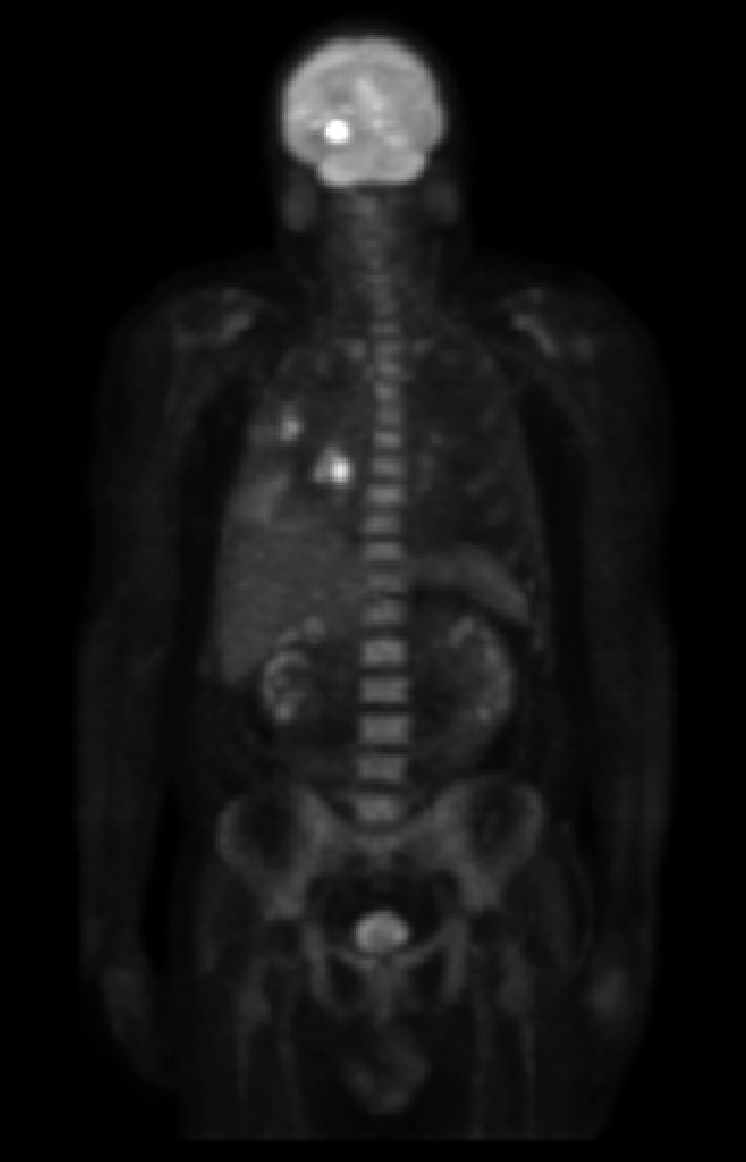
#> input picture 3.python_cv2_basis/3_image_anlysis/class1/img/pic06.tif, 746 x 1162 px, found by its file name
$ python pic06.py
#> lines starting #> are read from the running program, lines starting #| are printed output that depends on the picture; after the words box and inside, x2 and y2 are one past the last pixel; in counts of white or black regions, pixels touching at a corner belong together
import cv2 as cv
import matplotlib.pyplot as plt
import numpy as np

def adjust_highlights_claahe(image , clip_limit = 2.0 , grid_size = (8,8)):
    lab = cv.cvtColor(image , cv.COLOR_BGR2LAB)
    l , a , b = cv.split(lab)
    clahe = cv.createCLAHE(clipLimit=clip_limit, tileGridSize=grid_size)
    l_clahe = clahe.apply(l)
    lab_clahe = cv.merge([l_clahe, a, b])
    return cv.cvtColor(lab_clahe, cv.COLOR_LAB2BGR)

# [4 lines of commented-out code are left out]

img = cv.imread('class1\img\pic06.tif')
#> img is the input picture: shape (1162, 746, 3); min 0, max 255, mean 19.4

Threshold = 120
reduce_factor = 0.4

img_hsv = cv.cvtColor(img , cv.COLOR_BGR2HSV)
#> img_hsv: shape (1162, 746, 3); mean H, S, V 0, 0, 19.4
h , s , v = cv.split(img_hsv)
#> h: shape (1162, 746); every value is 0
mask = v > Threshold
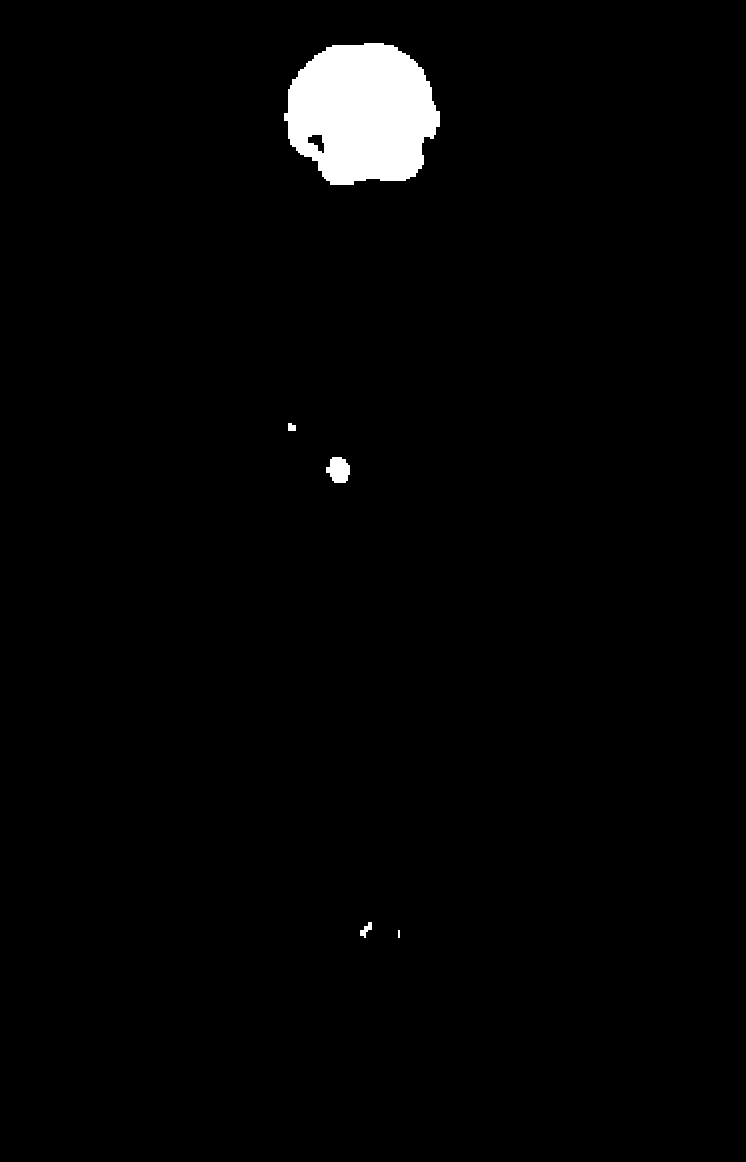
#> mask: shape (1162, 746) bool; 2% white; 5 white regions (1 under 20 px), largest, box (x1, y1, x2, y2) and area: (284, 43, 440, 185) 16936, (326, 457, 350, 483) 468, (360, 922, 372, 938) 92, (288, 423, 296, 431) 56
v_reduce = np.where(mask , v * reduce_factor , v).astype(np.uint8)

hsv_reduced = cv.merge([h , s , v_reduce])
#> hsv_reduced: shape (1162, 746, 3); mean H, S, V 0, 0, 17.5
enhanced1 = cv.cvtColor(hsv_reduced , cv.COLOR_HSV2BGR)

enhanced2 =  adjust_highlights_claahe(img , clip_limit=5.0)
#> in adjust_highlights_claahe, `lab = cv.cvtColor(image , cv.COLOR_BGR2LAB)`: lab: shape (1162, 746, 3); mean of channels 0, 1, 2 18.7, 128, 128
#> in adjust_highlights_claahe, `l , a , b = cv.split(lab)`: a: shape (1162, 746); every value is 128
#> in adjust_highlights_claahe, `l_clahe = clahe.apply(l)`:
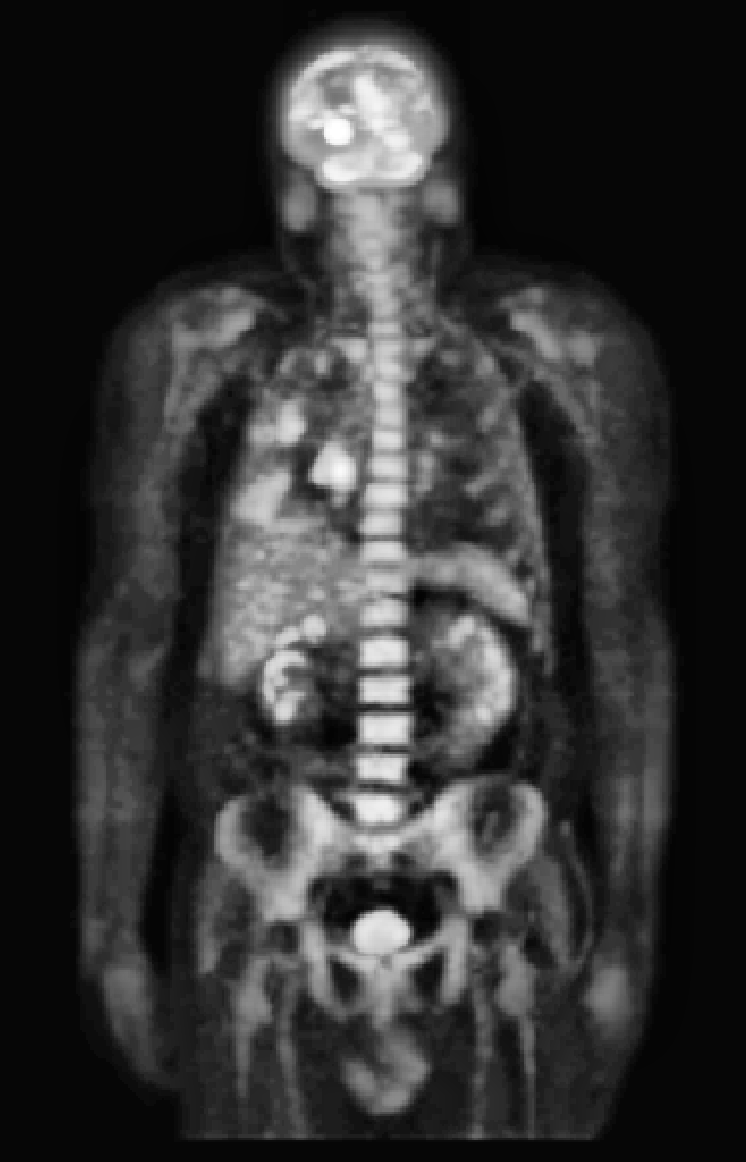
#> l_clahe: shape (1162, 746); min 2, max 255, mean 49.8
#> in adjust_highlights_claahe, `lab_clahe = cv.merge([l_clahe, a, b])`: lab_clahe: shape (1162, 746, 3); mean of channels 0, 1, 2 49.8, 128, 128

plt.subplot(1 , 3 , 1)
plt.imshow(img , cmap='gray')
plt.title('before')
plt.axis('off')

plt.subplot(1 , 3 , 2)
plt.imshow(enhanced1 , cmap='gray')
plt.title('after_first')
plt.axis('off')

plt.subplot(1 , 3 , 3)
plt.imshow(enhanced2 , cmap='gray')
plt.title('after_second')
plt.axis('off')

plt.tight_layout()
plt.show()
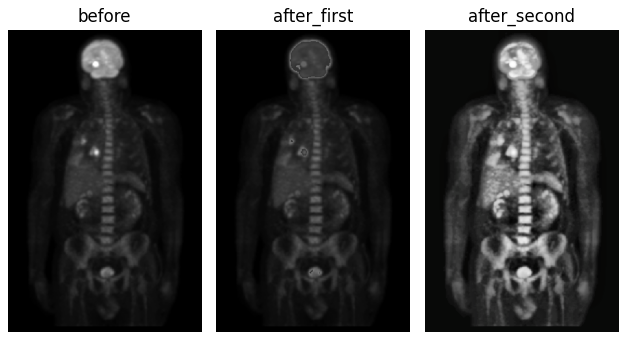
#> figure drawn by matplotlib, 3 panels; B, G, R data is drawn as R, G, B

$ run again, with 3.python_cv2_basis/3_image_anlysis/class1/img/pic02.tif copied over 3.python_cv2_basis/3_image_anlysis/class1/img/pic06.tif
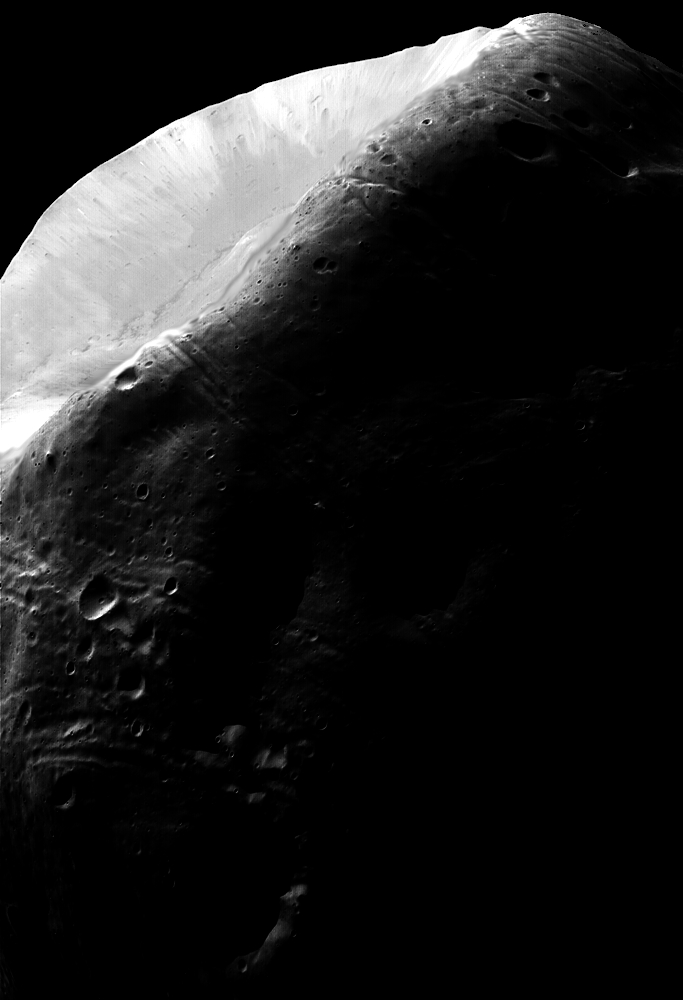
#> input picture 3.python_cv2_basis/3_image_anlysis/class1/img/pic02.tif, 683 x 1000 px, found by its file name
#> img is the input picture: shape (1000, 683, 3); min 0, max 255, mean 31.7
#> img_hsv: shape (1000, 683, 3); mean H, S, V 0, 0, 31.7
#> h: shape (1000, 683); every value is 0
#> `mask = v > Threshold`:
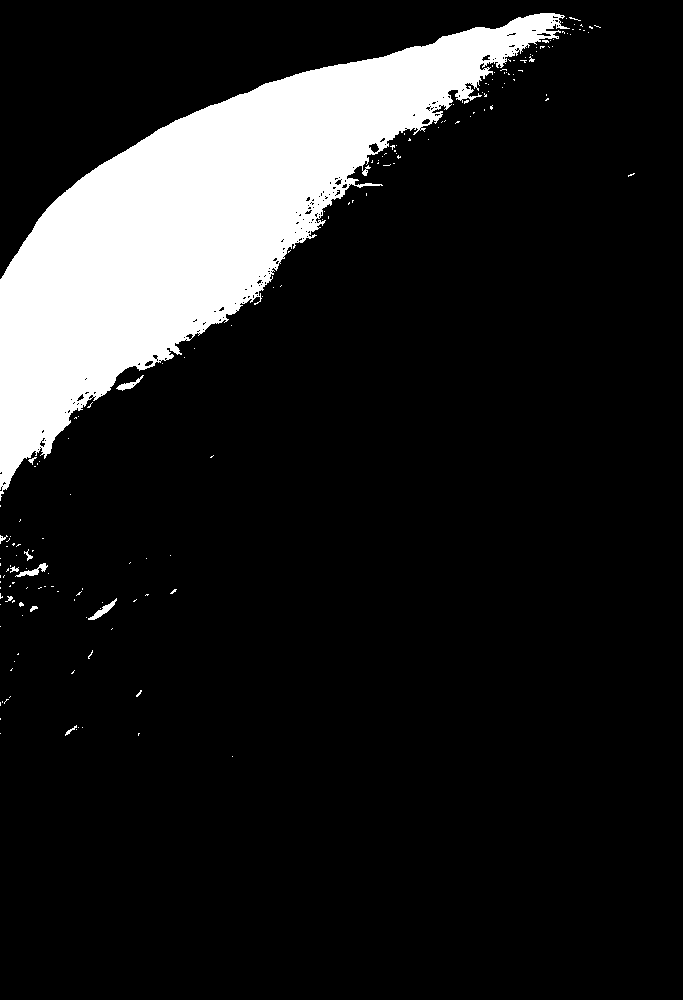
#> mask: shape (1000, 683) bool; 12.8% white; 171 white regions (160 under 20 px), largest, box (x1, y1, x2, y2) and area: (0, 13, 570, 501) 86178, (88, 598, 117, 620) 165, (15, 563, 48, 577) 153
#> hsv_reduced: shape (1000, 683, 3); mean H, S, V 0, 0, 15.9
#> lab: shape (1000, 683, 3); mean of channels 0, 1, 2 32.2, 128, 128
#> a: shape (1000, 683); every value is 128
#> lab_clahe: shape (1000, 683, 3); mean of channels 0, 1, 2 39.6, 128, 128
#> `plt.show()`:
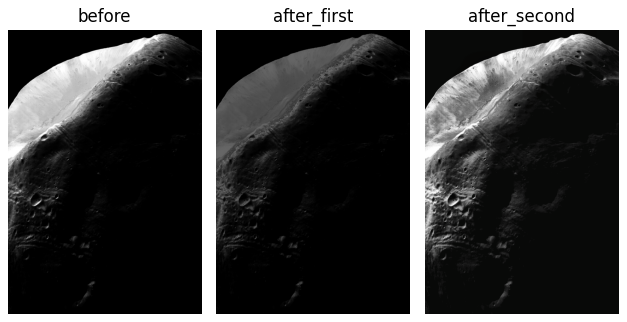
#> figure drawn by matplotlib, 3 panels; B, G, R data is drawn as R, G, B

$ run again, with 3.python_cv2_basis/3_image_anlysis/class1/img/pic03.tif copied over 3.python_cv2_basis/3_image_anlysis/class1/img/pic06.tif
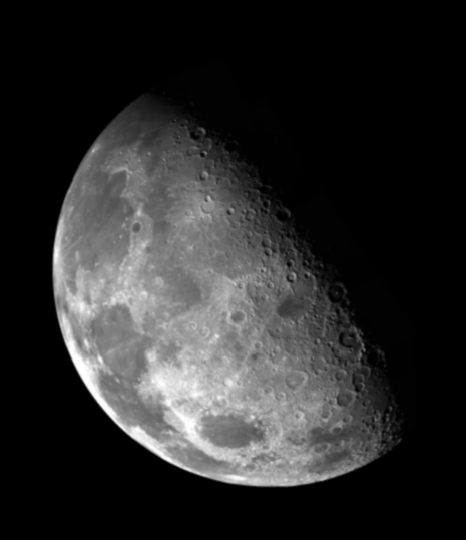
#> input picture 3.python_cv2_basis/3_image_anlysis/class1/img/pic03.tif, 466 x 540 px, found by its file name
#> img is the input picture: shape (540, 466, 3); min 0, max 254, mean 42.7
#> img_hsv: shape (540, 466, 3); mean H, S, V 0, 0, 42.7
#> h: shape (540, 466); every value is 0
#> `mask = v > Threshold`:
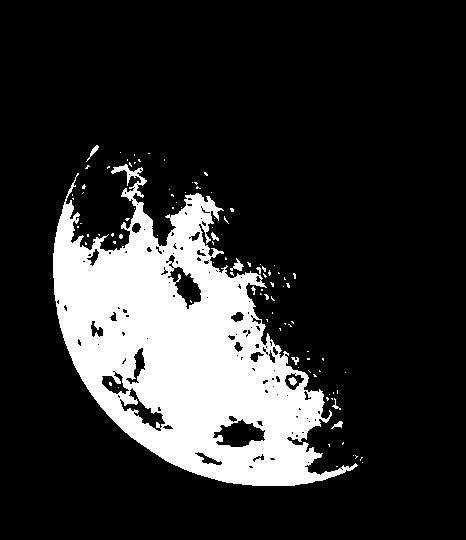
#> mask: shape (540, 466) bool; 18.3% white; 99 white regions (89 under 20 px), largest, box (x1, y1, x2, y2) and area: (53, 164, 358, 486) 45240, (230, 258, 244, 271) 78, (86, 145, 99, 162) 53
#> hsv_reduced: shape (540, 466, 3); mean H, S, V 0, 0, 25.2
#> lab: shape (540, 466, 3); mean of channels 0, 1, 2 45, 128, 128
#> a: shape (540, 466); every value is 128
#> lab_clahe: shape (540, 466, 3); mean of channels 0, 1, 2 50.2, 128, 128
#> `plt.show()`:
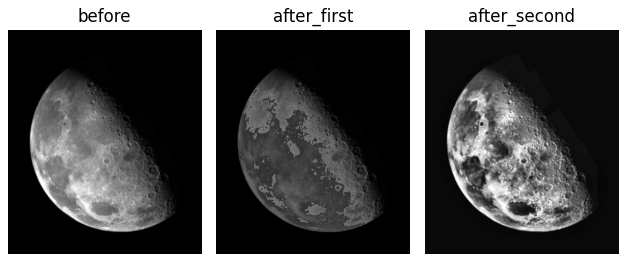
#> figure drawn by matplotlib, 3 panels; B, G, R data is drawn as R, G, B

$ run again, with 3.python_cv2_basis/3_image_anlysis/class1/img/pic05.tif copied over 3.python_cv2_basis/3_image_anlysis/class1/img/pic06.tif
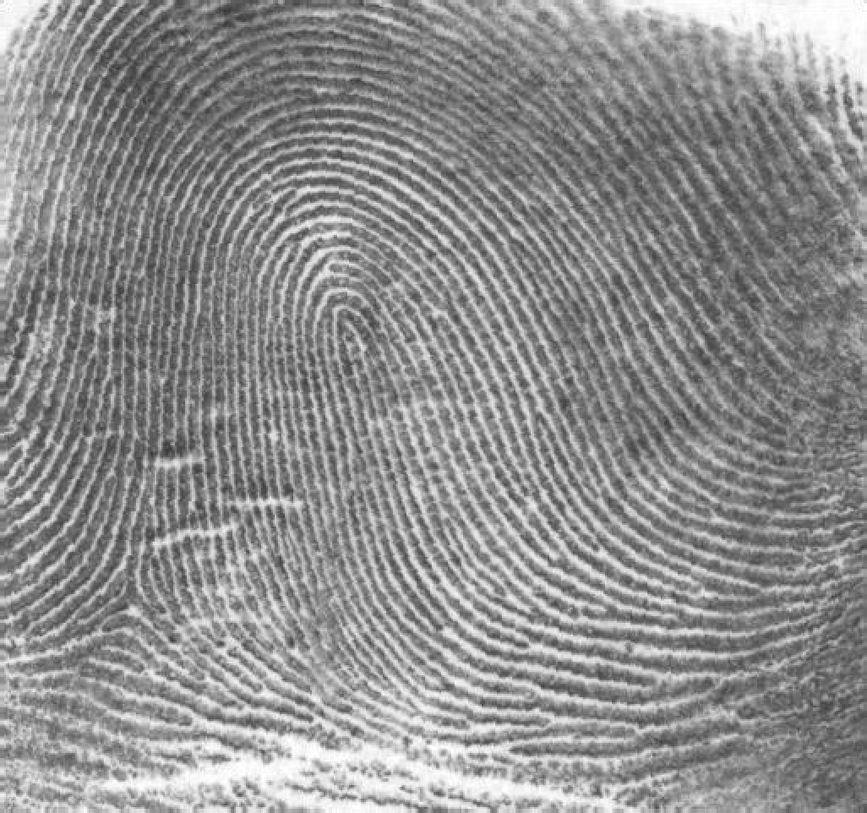
#> input picture 3.python_cv2_basis/3_image_anlysis/class1/img/pic05.tif, 867 x 813 px, shrunk from 1026 x 962 before the run, found by its file name
#> img is the input picture: shape (813, 867, 3); min 46, max 255, mean 142.7
#> img_hsv: shape (813, 867, 3); mean H, S, V 0, 0, 142.7
#> h: shape (813, 867); every value is 0
#> `mask = v > Threshold`:
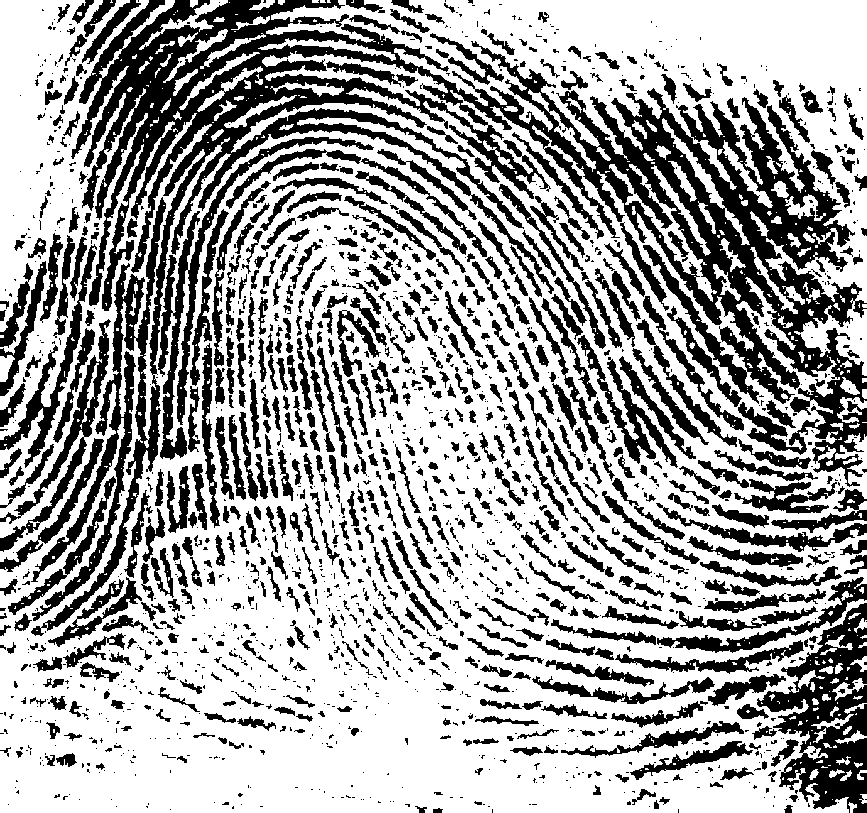
#> mask: shape (813, 867) bool; 64.9% white; 1783 black regions (1053 under 20 px), largest, box (x1, y1, x2, y2) and area: (31, 0, 867, 636) 94561, (757, 603, 867, 813) 10396, (158, 137, 374, 460) 5688
#> hsv_reduced: shape (813, 867, 3); mean H, S, V 0, 0, 78.6
#> lab: shape (813, 867, 3); mean of channels 0, 1, 2 150.4, 128, 128
#> a: shape (813, 867); every value is 128
#> lab_clahe: shape (813, 867, 3); mean of channels 0, 1, 2 129.4, 128, 128
#> `plt.show()`:
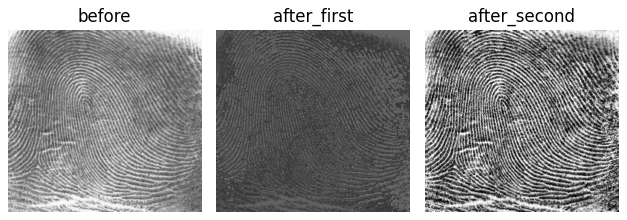
#> figure drawn by matplotlib, 3 panels; B, G, R data is drawn as R, G, B
